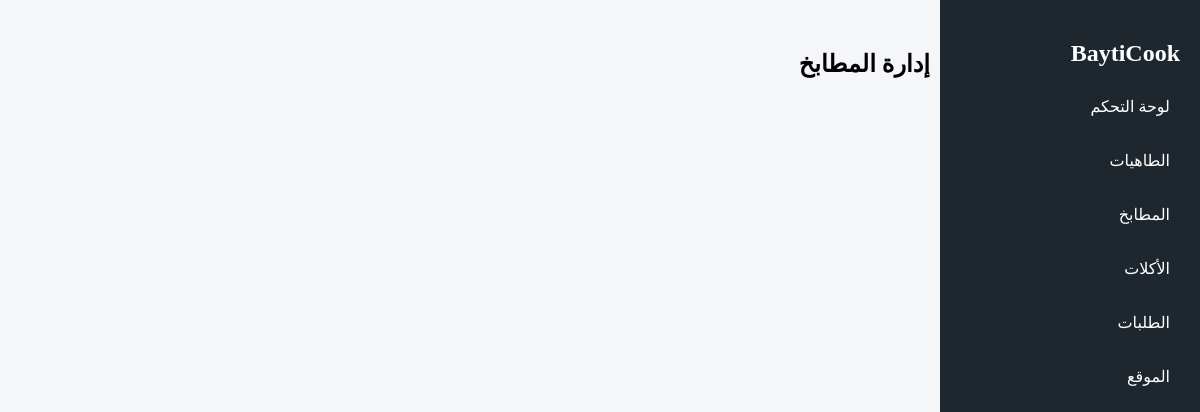
The app's page /admin/kitchens, older data.
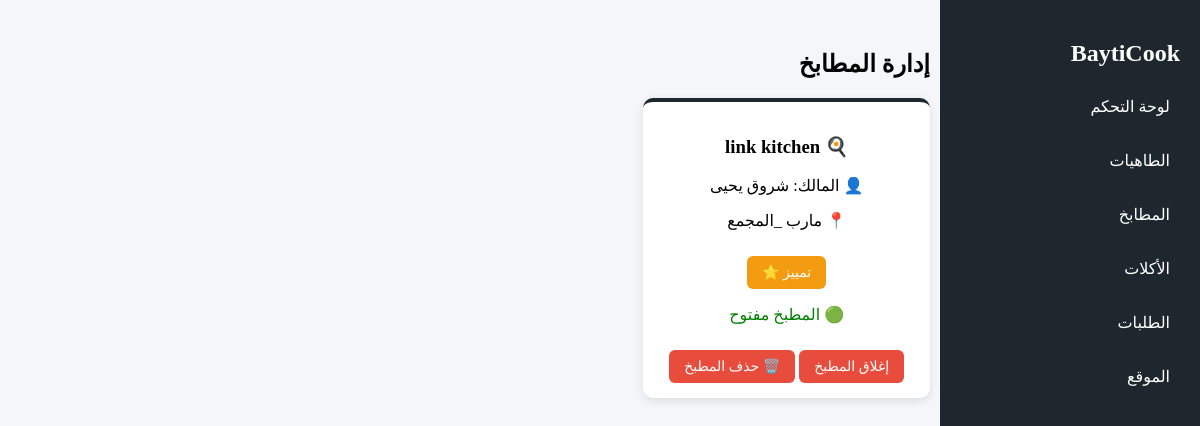
The same page, newer data.
### app/models/kitchen_model.py (models this page shows, shortened)
class Kitchen(db.Model):
    __tablename__ = "kitchens"
    id = db.Column(db.Integer, primary_key=True, autoincrement=True)
    user_id = db.Column(db.Integer, db.ForeignKey("users.id"))
    kitchen_name = db.Column(db.String(150), nullable=False)
    kitchen_logo = db.Column(db.String(255))   # صورة شعار المطبخ
    bank_account_name = db.Column(db.String(150))
    bank_account_number = db.Column(db.String(100))
    status = db.Column(db.String(20), default="pending")
    created_at = db.Column(db.TIMESTAMP, server_default=db.func.current_timestamp())
    featured = db.Column(db.Integer, default=0)  # 0 = عادي، 1 = مميز
    is_open = db.Column(db.Integer, default=1)   # 1 = مفتوح، 0 = مغلق
    location = db.Column(db.String(150))
    address = db.Column(db.String(255))  # أدق من location
    description = db.Column(db.Text)
    meals = db.relationship("Meal", back_populates="kitchen", cascade="all, delete-orphan")

### app/models/user_model.py (models this page shows, shortened)
class User(db.Model):
    __tablename__ = "users"
    id = db.Column(db.Integer, primary_key=True, autoincrement=True)
    name = db.Column(db.String(100), nullable=False)
    email = db.Column(db.String(120), unique=True, nullable=True)
    phone = db.Column(db.String(20), unique=True, nullable=False)
    password_hash = db.Column(db.String(200), nullable=False)
    role = db.Column(db.String(20), nullable=False, default="customer")
    status = db.Column(db.String(20), default="pending")
    created_at = db.Column(db.DateTime, default=datetime.utcnow)
    kitchen = db.relationship("Kitchen", backref="user", uselist=False)
    orders = db.relationship(
        "Order",
        back_populates="user",
        foreign_keys="Order.user_id",
        cascade="all, delete-orphan"
    )
    customer_orders = db.relationship(
        "Order",
        back_populates="customer",
        foreign_keys="Order.customer_id"
    )

### app/routes/admin_routes.py (the view)
@admin.route("/admin/kitchens")
def kitchens():
    kitchens = Kitchen.query.all()
    return render_template("admin/kitchens.html", kitchens=kitchens)

### app/templates/admin/kitchens.html (shortened to what this page needs)
<!DOCTYPE html>
<html lang="ar" dir="rtl">
<head>
</head>
<body>
<div class="sidebar">
  <h2>BaytiCook</h2>
  <a href="/admin">لوحة التحكم</a>
  <a href="/admin/chefs">الطاهيات</a>
  <a href="/admin/kitchens">المطابخ</a>
  <a href="/admin/meals">الأكلات</a>
  <a href="/admin/orders">الطلبات</a>
  <a href="/">الموقع</a>
</div>
<div class="content">
  <h2>إدارة المطابخ</h2>
  <div class="grid">
    {% for kitchen in kitchens %}
    <div class="card">
      <h3>🍳 {{ kitchen.kitchen_name }}</h3>
      <p>👤 المالك: {{ kitchen.user.name }}</p>
      <p>📍 {{ kitchen.location }}</p>
      {% if kitchen.featured %}
        <p>⭐ مميز</p>
        <a class="btn unfeature" href="{{ url_for('admin.toggle_feature', kitchen_id=kitchen.id) }}">إلغاء التمييز</a>
      {% else %}
        <a class="btn feature" href="{{ url_for('admin.toggle_feature', kitchen_id=kitchen.id) }}">تمييز ⭐</a>
      {% endif %}
      <br>
      {% if kitchen.is_open %}
        <p style="color:green;">🟢 المطبخ مفتوح</p>
        <a class="btn close" href="{{ url_for('admin.toggle_kitchen', kitchen_id=kitchen.id) }}">إغلاق المطبخ</a>
      {% else %}
        <p style="color:red;">🔴 المطبخ مغلق</p>
        <a class="btn open" href="{{ url_for('admin.toggle_kitchen', kitchen_id=kitchen.id) }}">فتح المطبخ</a>
      {% endif %}
      <a class="btn delete" href="{{ url_for('admin.delete_kitchen', kitchen_id=kitchen.id) }}"
         onclick="return confirm('هل أنت متأكد من حذف هذا المطبخ؟');">
         🗑️ حذف المطبخ
      </a>
    </div>
    {% endfor %}
  </div>
</div>
</body>
</html>

Row changes from the older to the newer data that the page shows:
added Kitchen: kitchen_name "link kitchen", user.name "شروق يحيى", location "مارب _المجمع"
